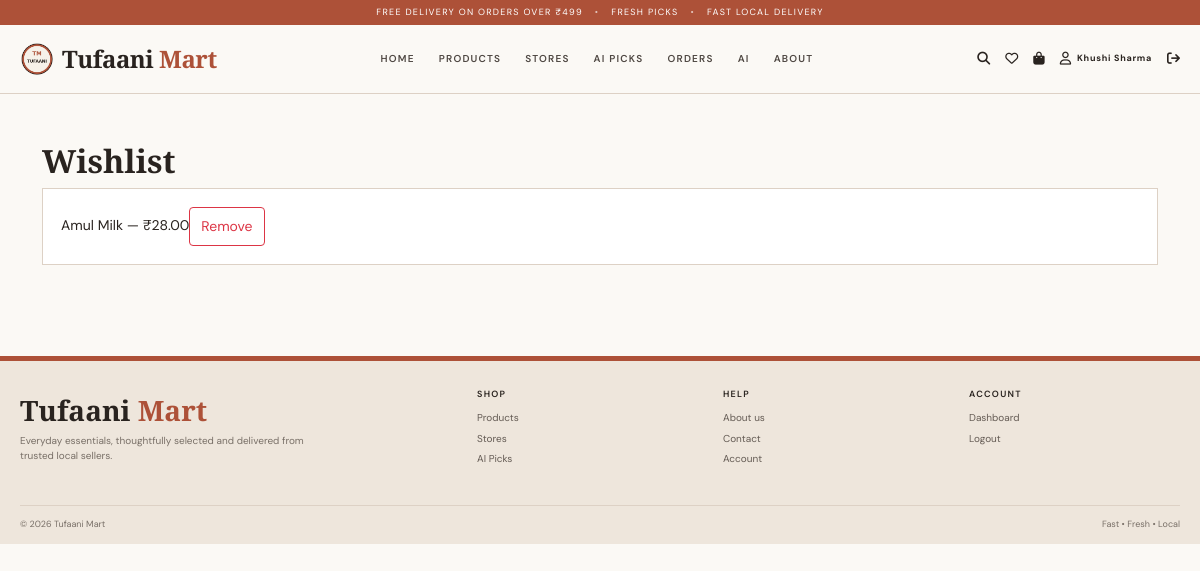
The app's page /wishlist (signed in) with its own data.
### models/user.py (models this page shows, shortened)
class User(db.Model):
    __tablename__ = "user"
    id = db.Column(db.Integer, primary_key=True)
    full_name = db.Column(db.String(150), nullable=False)
    email = db.Column(db.String(150), unique=True, nullable=False)
    phone = db.Column(db.String(20))
    password = db.Column(db.String(255), nullable=False)
    role = db.Column(db.String(20), nullable=False, default="customer")
    store_name = db.Column(db.String(150))
    is_permanent_admin = db.Column(db.Boolean, default=False)
    is_approved = db.Column(db.Boolean, default=True)
    approval_status = db.Column(db.String(20), default="Approved")
    created_at = db.Column(db.DateTime, server_default=db.func.now())

### models/product.py (models this page shows)
class Product(db.Model):
    __tablename__ = "products"
    id = db.Column(db.Integer, primary_key=True)
    product_name = db.Column(db.String(150), nullable=False)
    description = db.Column(db.Text)
    price = db.Column(db.Float, nullable=False, default=0)
    category = db.Column(db.String(100), nullable=False)
    brand = db.Column(db.String(100))
    unit = db.Column(db.String(50), default="1 piece")
    stock = db.Column(db.Integer, default=0)
    discount = db.Column(db.Float, default=0)
    rating = db.Column(db.Float, default=0)
    image = db.Column(db.String(255))
    seller_id = db.Column(db.Integer, nullable=False)
    store_id = db.Column(db.Integer)
    is_available = db.Column(db.Boolean, default=True)
    created_at = db.Column(db.DateTime, server_default=db.func.now())

### app.py (the view)
@app.route("/wishlist")
@customer_required
def wishlist():
    items = Wishlist.query.filter_by(user_id=session["user_id"]).all()
    products = [Product.query.get(i.product_id) for i in items]
    return render_template("wishlist.html", products=[p for p in products if p])

### app.py (called while the page is built)
def role_required(role):
    def decorator(fn=None):
        def wrap(view):
            @wraps(view)
            def wrapper(*args, **kwargs):
                if "user_id" not in session:
                    flash("Please login first.", "warning")
                    return redirect(url_for("login"))
                if session.get("role") != role:
                    flash("You do not have permission to access this page.", "error")
                    return redirect(url_for("dashboard"))
                return view(*args, **kwargs)
            return wrapper
        if fn is None:
            return wrap
        return wrap(fn)
    return decorator

@app.context_processor
def inject_globals():
    return {"current_user": User.query.get(session["user_id"]) if session.get("user_id") else None}

### templates/wishlist.html
{% extends "base.html" %}{% block content %}<section class="container py-5"><h2>Wishlist</h2>{% for p in products %}<div class="summary mb-2">{{ p.product_name }} — ₹{{ '%.2f'|format(p.price) }}<form class="d-inline" method="post" action="{{ url_for('remove_from_wishlist', product_id=p.id) }}"><button class="btn btn-sm btn-outline-danger">Remove</button></form></div>{% else %}<p>Your wishlist is empty.</p>{% endfor %}</section>{% endblock %}

### templates/base.html (shortened to what this page needs)
<!doctype html>
<html lang="en">
<head>
<link href="https://cdn.jsdelivr.net/npm/bootstrap@5.3.3/dist/css/bootstrap.min.css" rel="stylesheet">
<link href="https://cdnjs.cloudflare.com/ajax/libs/font-awesome/6.7.2/css/all.min.css" rel="stylesheet">
<link rel="stylesheet" href="{{ url_for('static', filename='css/style.css') }}">
</head>
<body>
<div class="announcement">FREE DELIVERY ON ORDERS OVER ₹499 <span>•</span> FRESH PICKS <span>•</span> FAST LOCAL DELIVERY</div>
<header class="site-header">
  <div class="container-wide nav-shell">
    <a class="brand" href="{{ url_for('home') }}">
      {% if url_for('static', filename='images/logo.png') %}<img src="{{ url_for('static', filename='images/logo.png') }}" alt="Tufaani Mart">{% endif %}
      <span>Tufaani <em>Mart</em></span>
    </a>
    <nav id="mainNav" class="collapse nav-links">
      <a href="{{ url_for('home') }}">HOME</a>
      <a href="{{ url_for('products') }}">PRODUCTS</a>
      <a href="{{ url_for('stores') }}">STORES</a>
      {% if session.get('role') == 'customer' %}
        <a href="{{ url_for('ai_picks') }}">AI PICKS</a>
        <a href="{{ url_for('orders') }}">ORDERS</a>
      {% elif session.get('role') == 'seller' %}
        <a href="{{ url_for('seller_products') }}">MY PRODUCTS</a>
        <a href="{{ url_for('seller_orders') }}">MANAGE ORDERS</a>
      {% elif session.get('role') == 'admin' %}
        <a href="{{ url_for('admin_dashboard') }}">ADMIN</a>
      {% endif %}
      <a href="{{ url_for('ai') }}">AI</a><a href="{{ url_for('about') }}">ABOUT</a>
    </nav>
    <div class="nav-actions">
      <a href="{{ url_for('products') }}" aria-label="Search"><i class="fa-solid fa-magnifying-glass"></i></a>
      {% if session.get('role') == 'customer' %}<a href="{{ url_for('wishlist') }}" aria-label="Wishlist"><i class="fa-regular fa-heart"></i></a><a href="{{ url_for('cart') }}" aria-label="Cart"><i class="fa-solid fa-bag-shopping"></i></a>{% endif %}
      {% if session.get('user_id') %}<a href="{{ url_for('profile') }}" class="account-link"><i class="fa-regular fa-user"></i><span>{{ session.get('name') }}</span></a><a href="{{ url_for('logout') }}" aria-label="Logout"><i class="fa-solid fa-arrow-right-from-bracket"></i></a>{% else %}<a href="{{ url_for('login') }}" class="account-link"><i class="fa-regular fa-user"></i><span>LOGIN</span></a>{% endif %}
    </div>
  </div>
</header>
<main>
{% block content %}{% endblock %}
</main>
<footer class="site-footer">
  <div class="container-wide footer-grid">
    <div><div class="footer-brand">Tufaani <em>Mart</em></div><p>Everyday essentials, thoughtfully selected and delivered from trusted local sellers.</p></div>
    <div><h6>SHOP</h6><a href="{{ url_for('products') }}">Products</a><a href="{{ url_for('stores') }}">Stores</a>{% if session.get('role')=='customer' %}<a href="{{ url_for('ai_picks') }}">AI Picks</a>{% endif %}</div>
    <div><h6>HELP</h6><a href="{{ url_for('about') }}">About us</a><a href="{{ url_for('contact') }}">Contact</a><a href="{{ url_for('profile') if session.get('user_id') else url_for('login') }}">Account</a></div>
    <div><h6>ACCOUNT</h6>{% if session.get('user_id') %}<a href="{{ url_for('dashboard') }}">Dashboard</a><a href="{{ url_for('logout') }}">Logout</a>{% else %}<a href="{{ url_for('login') }}">Login</a><a href="{{ url_for('register') }}">Create account</a>{% endif %}</div>
  </div>
  <div class="container-wide footer-bottom"><span>© 2026 Tufaani Mart</span><span>Fast • Fresh • Local</span></div>
</footer>
</body>
</html>

### static/css/style.css (style rules this page uses)
:root { --rust:#ad5138;--rust-dark:#873d2b;--cream:#f6f1e9;--paper:#fbf9f5;--sand:#e8ddd0;--ink:#29231f;--muted:#786f67;--line:#ddd1c5;--white:#fff;--green:#3f6b54 }
* { box-sizing:border-box }
html { scroll-behavior:smooth }
body { margin:0;background:var(--paper);color:var(--ink);font-family:"DM Sans",sans-serif;font-size:14px;line-height:1.55 }
.container-wide { width:min(1180px,calc(100% - 40px));margin:auto }
h1,h2,h3,h4,h5,h6,.brand,.footer-brand { font-family:"Playfair Display",serif;font-weight:600 }
a { color:inherit;text-decoration:none }
.announcement { height:25px;background:var(--rust);color:#fff;text-align:center;font-size:9px;letter-spacing:.14em;display:flex;align-items:center;justify-content:center;gap:12px }
.announcement span { opacity:.65 }
.site-header { background:rgba(251,249,245,.97);border-bottom:1px solid var(--line);position:sticky;top:0;z-index:50 }
.nav-shell { min-height:68px;display:flex;align-items:center;gap:28px }
.brand { display:flex;align-items:center;gap:8px;font-size:24px;white-space:nowrap;letter-spacing:-.02em }
.brand img { width:34px;height:34px;object-fit:contain }
.brand em,.footer-brand em { font-style:normal;color:var(--rust) }
.nav-links { display:flex!important;align-items:center;justify-content:center;gap:24px;flex:1 }
.nav-links a { font-size:10px;letter-spacing:.12em;font-weight:600;color:#4f4843 }
.nav-actions { display:flex;align-items:center;gap:15px }
.nav-actions a { font-size:13px }
.account-link { display:flex;gap:6px;align-items:center }
.account-link span { font-size:9px;letter-spacing:.08em;font-weight:700 }
.site-footer { margin-top:35px;background:#eee6dc;border-top:5px solid var(--rust);padding-top:28px }
.footer-grid { display:grid;grid-template-columns:2fr 1fr 1fr 1fr;gap:35px;padding-bottom:25px }
.footer-brand { font-size:28px }
.footer-grid p { font-size:10px;color:var(--muted);max-width:300px }
.footer-grid h6 { font-family:"DM Sans",sans-serif;font-size:9px;letter-spacing:.14em;margin-bottom:10px }
.footer-grid a { display:block;font-size:10px;color:#645b54;margin:5px 0 }
.footer-bottom { border-top:1px solid var(--line);padding:12px 0;display:flex;justify-content:space-between;font-size:9px;color:var(--muted) }
.summary { background:#fff;border:1px solid var(--line);padding:18px }
.btn-sm { padding:8px 11px!important }

### records on screen
User: get "Khushi Sharma"
Product: product_name "Amul Milk", price "28.00"
